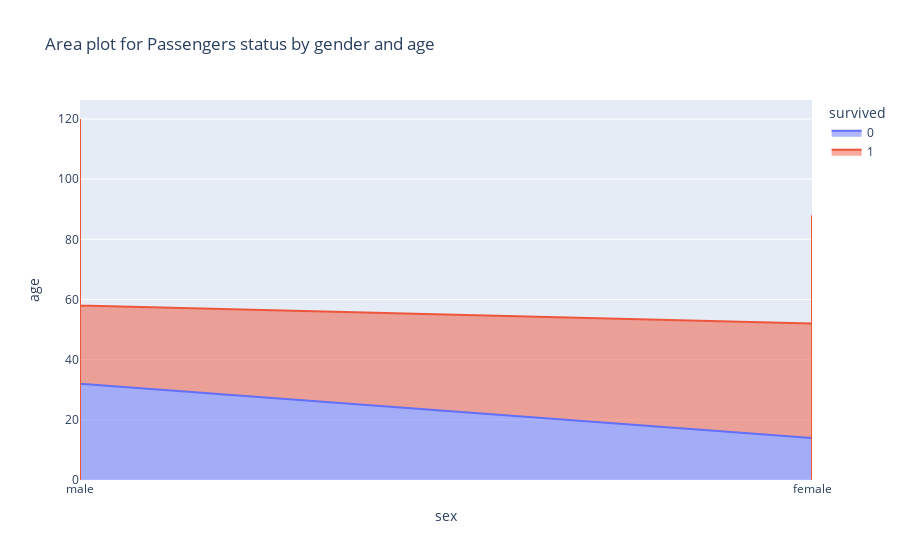

The notebook cell saved with this chart:
### Code cell
#Area Chart
fig = px.area(df, x='sex', y='age', color='survived', title="Area plot for Passengers status by gender and age")
fig.show()

### Figure 1 — Plotly figure (JSON) as saved in the notebook; plotly's stock layout.template omitted (floating-point values rounded to 4 significant figures; data arrays with more than 128 entries replaced by an {"elided": "..."} marker saying what was removed)
{"data": [{"fillpattern": {"shape": ""}, "hovertemplate": "survived=0<br>sex=%{x}<br>age=%{y}<extra></extra>", "legendgroup": "0", "line": {"color": "#636efa"}, "marker": {"symbol": "circle"}, "mode": "lines", "name": "0", "orientation": "v", "showlegend": true, "stackgroup": "1", "type": "scatter", "x": {"elided": "549 str values"}, "xaxis": "x", "y": {"elided": "549 float values"}, "yaxis": "y"}, {"fillpattern": {"shape": ""}, "hovertemplate": "survived=1<br>sex=%{x}<br>age=%{y}<extra></extra>", "legendgroup": "1", "line": {"color": "#EF553B"}, "marker": {"symbol": "circle"}, "mode": "lines", "name": "1", "orientation": "v", "showlegend": true, "stackgroup": "1", "type": "scatter", "x": {"elided": "342 str values"}, "xaxis": "x", "y": {"elided": "342 float values"}, "yaxis": "y"}], "layout": {"legend": {"title": {"text": "survived"}, "tracegroupgap": 0}, "title": {"text": "Area plot for Passengers status by gender and age"}, "xaxis": {"anchor": "y", "domain": [0, 1], "title": {"text": "sex"}}, "yaxis": {"anchor": "x", "domain": [0, 1], "title": {"text": "age"}}}}
